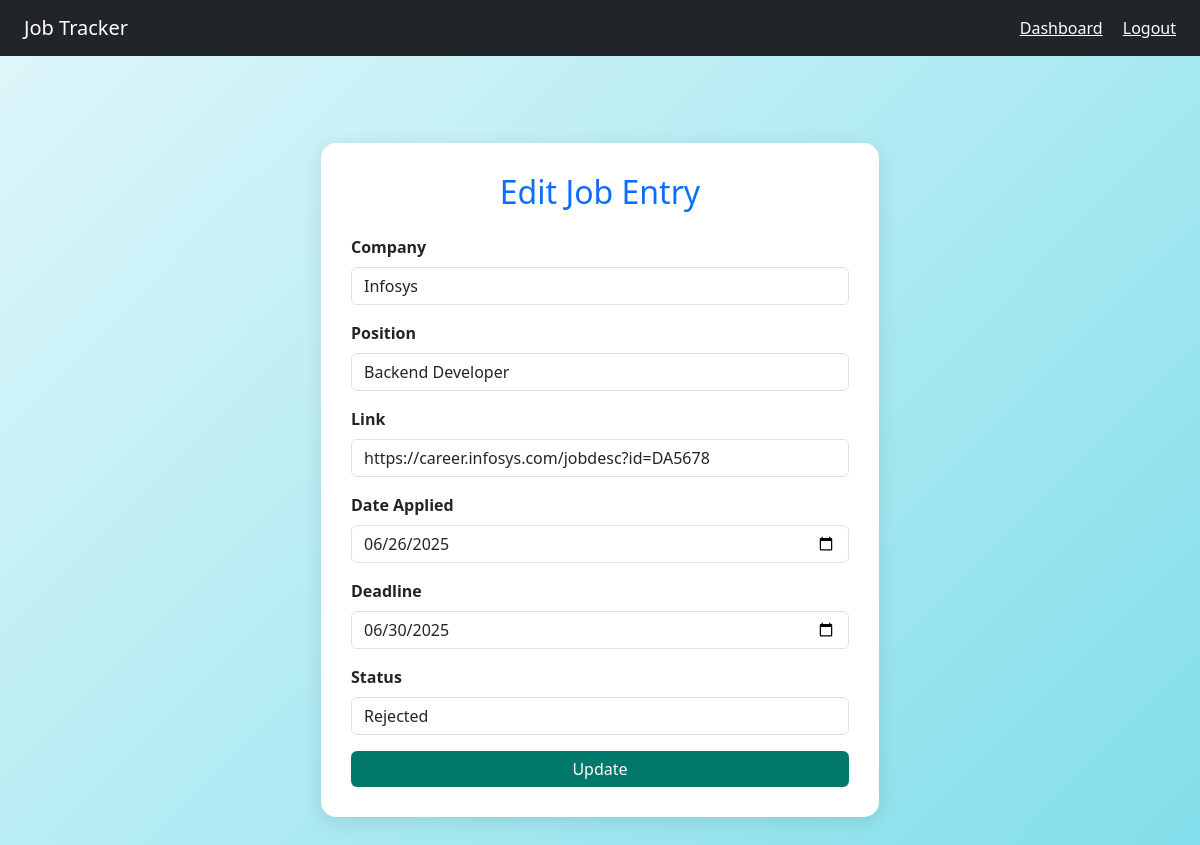
Page /edit/3/ (signed in) on the committed database.
### tracker/models.py (models this page shows, shortened)
class Job(models.Model):
    user = models.ForeignKey(User, on_delete=models.CASCADE)
    company = models.CharField(max_length=100)
    position = models.CharField(max_length=100)
    link = models.URLField()
    date_applied = models.DateField()
    deadline = models.DateField()
    status = models.CharField(max_length=50, choices=[
        ('Applied', 'Applied'),
        ('Interview', 'Interview'),
        ('Offer', 'Offer'),
        ('Rejected', 'Rejected'),
        ('Shortlisted', 'Shortlisted'),
        ('Assessment', 'Assessment'),
        ('Hired', 'Hired'),
    ])

### tracker/views.py (the view)
# urls.py: path('edit/<int:job_id>/', tracker_views.edit_job, name='edit_job'),
@login_required
def edit_job(request, job_id):
    job = get_object_or_404(Job, id=job_id, user=request.user)
    if request.method == 'POST':
        form = JobForm(request.POST, instance=job)
        if form.is_valid():
            job = form.save(commit=False)
            print("📋 Debug Info Before Save:")
            print("Company:", job.company)
            print("Position:", job.position)
            print("Link:", job.link)
            print("Date Applied:", job.date_applied)
            print("Deadline:", job.deadline)
            print("Status:", job.status)
            print("User:", job.user)
            job.user = request.user
            job.save()
            print("✅ Job Saved Successfully.")
            return redirect('dashboard')
        else:
            print("❌ Form Errors:", form.errors)
    else:
        form = JobForm(instance=job)
    return render(request, 'tracker/edit_job.html', {'form': form})

### tracker/forms.py
class JobForm(forms.ModelForm):
    class Meta:
        model = Job
        fields = ['company', 'position', 'link', 'date_applied', 'deadline', 'status']
        widgets = {
            'date_applied': forms.DateInput(attrs={'type': 'date','class':'form-control'}),
            'deadline': forms.DateInput(attrs={'type': 'date','class':'form-control'}),
        }

### tracker/templates/tracker/edit_job.html (shortened to what this page needs)
{% extends 'base.html' %}
{% load static %}
{% load widget_tweaks %}
{% block content %}
<div class="container d-flex justify-content-center align-items-center min-vh-100">
    <div class="card col-md-7 col-lg-6">
        <h2 class="text-center text-primary mb-4">Edit Job Entry</h2>
        <form method="POST">
            <div class="mb-3">
                <label for="id_company" class="form-label">Company</label>
                {{ form.company|add_class:"form-control" }}
            </div>
            <div class="mb-3">
                <label for="id_position" class="form-label">Position</label>
                {{ form.position|add_class:"form-control" }}
            </div>
            <div class="mb-3">
                <label for="id_link" class="form-label">Link</label>
                {{ form.link|add_class:"form-control" }}
            </div>
            <div class="mb-3">
                <label for="id_date_applied" class="form-label">Date Applied</label>
                {{ form.date_applied }}
            </div>
            <div class="mb-3">
                <label for="id_deadline" class="form-label">Deadline</label>
                {{ form.deadline }}
            </div>
            <div class="mb-3">
                <label for="id_status" class="form-label">Status</label>
                {{ form.status|add_class:"form-control" }}
            </div>
            <button type="submit" class="btn btn-primary w-100">Update</button>
        </form>
    </div>
</div>
{% endblock %}

### tracker/templates/tracker/edit_job.html (style rules this page uses)
body { background: linear-gradient(135deg, #e0f7fa, #80deea); font-family: 'Segoe UI', Tahoma, Geneva, Verdana, sans-serif; min-height: 100vh; }
.card { border: none; border-radius: 15px; box-shadow: 0 4px 20px rgba(0, 0, 0, 0.1); padding: 30px; background-color: #fff; }
.btn-primary { background-color: #00796b; border: none; }
.form-label { font-weight: 600; }

### rows in the picture
Job: company "Infosys", position "Backend Developer", link "https://career.infosys.com/jobdesc?id=DA5678", date_applied "06/26/2025", deadline "06/30/2025", status "Rejected"
